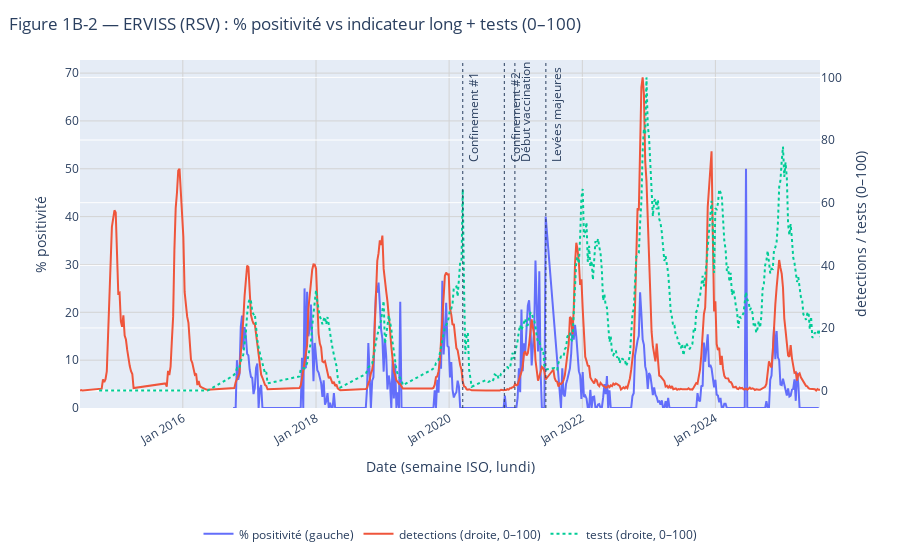

Notebook source saved alongside this figure:
### Markdown cell above
### Figure 1B-2 — ERVISS (RSV) : % positivité (axe gauche) vs indicateur long + tests (axe droit, 0–100)

Axe gauche : **% positivité** ; Axe droit : **indicateur long** (ex. *detections*) **et** **tests**, tous deux **normalisés (0–100)**.  
**Légende placée sous le graphe**. Cette mise en parallèle vérifie que les variations de détection ne se réduisent pas au seul volume de tests.

### Code cell
fig1b_dual = go.Figure()

# gauche
if not ser_pos.empty:
    fig1b_dual.add_trace(go.Scatter(
        x=ser_pos[date_col], y=ser_pos["value"],
        mode="lines", name="% positivité (gauche)", yaxis="y1", line=dict(width=2.0)
    ))
    ymax_left = float(np.nanmax(ser_pos["value"]))
else:
    ymax_left = 100.0

# droite — long
right_traces = []
if not ser_long.empty:
    y_long_norm = minmax_0_100(ser_long["value"])
    fig1b_dual.add_trace(go.Scatter(
        x=ser_long[date_col], y=y_long_norm,
        mode="lines", name=f"{long_ind} (droite, 0–100)", yaxis="y2"
    ))
    right_traces.append(long_ind)

# droite — tests
if not ser_tests.empty:
    y_tests_norm = minmax_0_100(ser_tests["value"])
    fig1b_dual.add_trace(go.Scatter(
        x=ser_tests[date_col], y=y_tests_norm,
        mode="lines", name="tests (droite, 0–100)", yaxis="y2", line=dict(dash="dot")
    ))
    right_traces.append("tests")

y2_title = " / ".join(right_traces) + " (0–100)" if right_traces else "Axe droit (0–100)"

shapes2, annots2 = covid_shapes_annots(ymax_left)
for ann in annots2:
    ann["textangle"]=-90; ann["y"]=ymax_left*1.02; ann["xanchor"]="left"; ann["yanchor"]="bottom"; ann["showarrow"]=False

fig1b_dual.update_layout(
    xaxis=dict(title="Date (semaine ISO, lundi)", tickformat="%b %Y", tickangle=-30,
               showgrid=True, gridcolor="lightgray", zeroline=False),
    yaxis=dict(title="% positivité", rangemode="tozero",
               showgrid=True, gridcolor="lightgray", zeroline=False),
    yaxis2=dict(title=y2_title, overlaying="y", side="right"),
    title=dict(text="Figure 1B-2 — ERVISS (RSV) : % positivité vs indicateur long + tests (0–100)", x=0.01),
    margin=dict(l=80, r=80, t=60, b=90),
    hovermode="x unified",
    shapes=shapes2, annotations=annots2,
    legend=dict(orientation="h", y=-0.32, x=0.5, xanchor="center")  # légende dessous
)
fig1b_dual.show()

try:
    fig1b_dual.write_image(OUT / "Fig1B2_ERVISS_dual_pos_long_tests.png", scale=2)
    fig1b_dual.write_image(OUT / "Fig1B2_ERVISS_dual_pos_long_tests.pdf")
except Exception as e:
    print("Export Fig.1B-2 échoué:", e)

### Figure 1 — Plotly figure (JSON) as saved in the notebook; plotly's stock layout.template omitted (floating-point values rounded to 4 significant figures; data arrays with more than 128 entries replaced by an {"elided": "..."} marker saying what was removed)
{"data": [{"line": {"width": 2}, "mode": "lines", "name": "% positivité (gauche)", "type": "scatter", "x": {"elided": "356 str values"}, "y": {"elided": "356 float values"}, "yaxis": "y"}, {"mode": "lines", "name": "detections (droite, 0–100)", "type": "scatter", "x": {"elided": "446 str values"}, "y": {"elided": "446 float values"}, "yaxis": "y2"}, {"line": {"dash": "dot"}, "mode": "lines", "name": "tests (droite, 0–100)", "type": "scatter", "x": {"elided": "443 str values"}, "y": {"elided": "443 float values"}, "yaxis": "y2"}], "layout": {"annotations": [{"showarrow": false, "text": "Confinement #1", "textangle": -90, "x": "2020-03-16", "xanchor": "left", "xref": "x", "y": 51, "yanchor": "bottom", "yref": "y"}, {"showarrow": false, "text": "Confinement #2", "textangle": -90, "x": "2020-10-30", "xanchor": "left", "xref": "x", "y": 51, "yanchor": "bottom", "yref": "y"}, {"showarrow": false, "text": "Début vaccination", "textangle": -90, "x": "2020-12-27", "xanchor": "left", "xref": "x", "y": 51, "yanchor": "bottom", "yref": "y"}, {"showarrow": false, "text": "Levées majeures", "textangle": -90, "x": "2021-06-15", "xanchor": "left", "xref": "x", "y": 51, "yanchor": "bottom", "yref": "y"}], "hovermode": "x unified", "legend": {"orientation": "h", "x": 0.5, "xanchor": "center", "y": -0.32}, "margin": {"b": 90, "l": 80, "r": 80, "t": 60}, "shapes": [{"line": {"dash": "dot", "width": 1}, "type": "line", "x0": "2020-03-16", "x1": "2020-03-16", "xref": "x", "y0": 0, "y1": 1, "yref": "paper"}, {"line": {"dash": "dot", "width": 1}, "type": "line", "x0": "2020-10-30", "x1": "2020-10-30", "xref": "x", "y0": 0, "y1": 1, "yref": "paper"}, {"line": {"dash": "dot", "width": 1}, "type": "line", "x0": "2020-12-27", "x1": "2020-12-27", "xref": "x", "y0": 0, "y1": 1, "yref": "paper"}, {"line": {"dash": "dot", "width": 1}, "type": "line", "x0": "2021-06-15", "x1": "2021-06-15", "xref": "x", "y0": 0, "y1": 1, "yref": "paper"}], "title": {"text": "Figure 1B-2 — ERVISS (RSV) : % positivité vs indicateur long + tests (0–100)", "x": 0.01}, "xaxis": {"gridcolor": "lightgray", "showgrid": true, "tickangle": -30, "tickformat": "%b %Y", "title": {"text": "Date (semaine ISO, lundi)"}, "zeroline": false}, "yaxis": {"gridcolor": "lightgray", "rangemode": "tozero", "showgrid": true, "title": {"text": "% positivité"}, "zeroline": false}, "yaxis2": {"overlaying": "y", "side": "right", "title": {"text": "detections / tests (0–100)"}}}}
